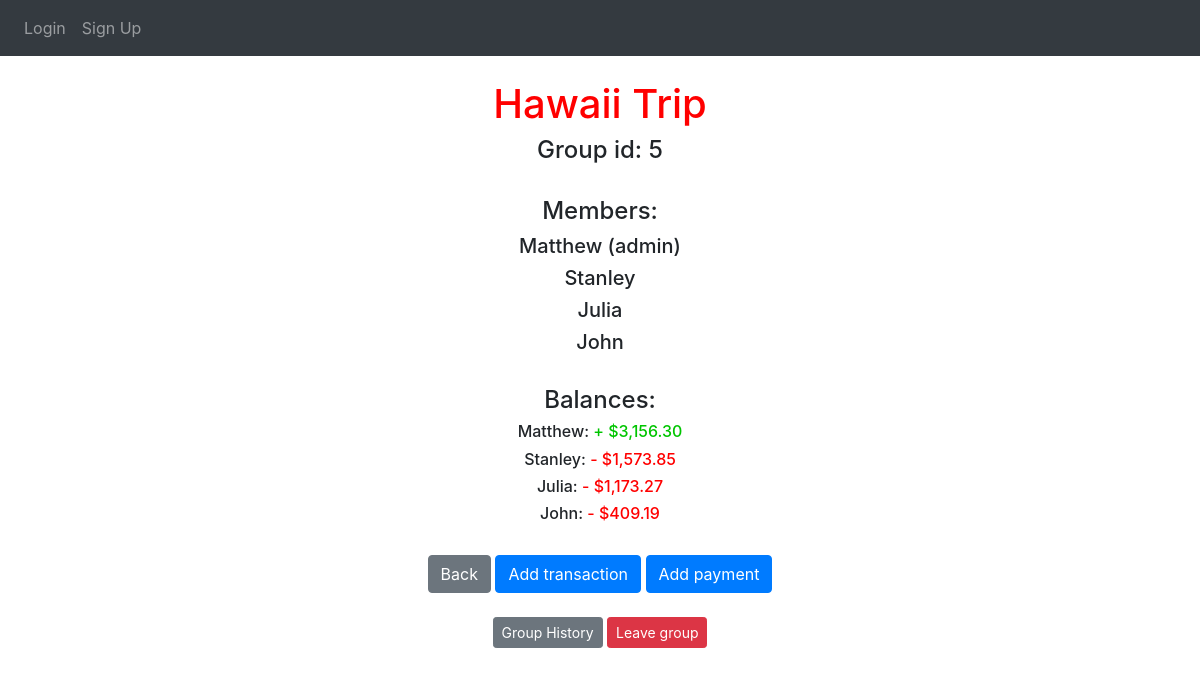
The page /mygroup?groupID=5 on the database its author committed.
### website/models.py (models this page shows, shortened)
class Group(db.Model):
    id = db.Column(db.Integer, primary_key=True)
    admin_id = db.Column(db.Integer)
    group_name = db.Column(db.String(30), nullable=False)
    date_created = db.Column(db.DateTime(timezone=True), default=func.now())
    transactions = db.relationship('Transaction')
    payments = db.relationship('Payment')
    def calculate_debts(self, member):
        total_paid = 0
        total_borrowed = 0
        for transaction in self.transactions:
            if transaction.payer_id == member.id:
                total_paid += transaction.amount
            if member in transaction.members_included:
                total_borrowed += (transaction.amount / len(transaction.members_included))
        overall = total_paid - total_borrowed
        for payment in self.payments:
            if payment.payer_id == member.id:
                overall += payment.amount
            if payment.recipient_id == member.id:
                overall -= payment.amount
        overall = round(overall, 2)
        return_list = [overall]
        if overall == 0:
            return_list.append(0)
        elif overall < 0:
            return_list.append(-1)
        elif overall > 0:
            return_list.append(1)
        return_list[0] = "{:,.2f}".format(abs(overall))
        return return_list

class User(db.Model, UserMixin):
    id = db.Column(db.Integer, primary_key=True)
    username = db.Column(db.String(200), nullable=False)
    email = db.Column(db.String(150), unique=True)
    password = db.Column(db.String(150))
    date_created = db.Column(db.DateTime(timezone=True), default=func.now())
    groups = db.relationship('Group', secondary=group_member, backref="members")
    transactions = db.relationship('Transaction', secondary=user_transaction, backref="members_included")

class Transaction(db.Model):
    id = db.Column(db.Integer, primary_key=True)
    group_id = db.Column(db.Integer, db.ForeignKey('group.id'))
    payer_id = db.Column(db.Integer, nullable=False)
    creator_id = db.Column(db.Integer, nullable=False)
    amount = db.Column(db.Numeric(10, 2), nullable=False)
    description = db.Column(db.String(300), nullable=False)
    date_created = db.Column(db.DateTime(timezone=True), default=func.now())

### website/views.py (the view)
@views.route('mygroup', methods=["GET"])
def show_group():
    if request.method == "GET":
        group_id = request.args['groupID']
        group = Group.query.filter_by(id=group_id).first()
        return render_template("group.html", user=current_user, group=group)

### website/templates/group.html (shortened to what this page needs)
{% extends "base.html" %} {% block title %}Home{% endblock %} {% block content %}
<div class="container" align="center">
  <br><h1 align="center"><span style="color: red;">{{ group.group_name }}</span></h1>
  <h4>Group id: {{ group.id }}</h4><br>
  <h4>Members:</h4>
  {% for member in group.members %}
    {% if member.id == group.admin_id %}
      <h5>{{ member.username }} (admin)</h5>
    {% else %}
      <h5>{{ member.username }}</h5>
    {% endif %}
  {% endfor %}<br>
  <h4>Balances:</h4>
  {% for member in group.members %}
    {% if group.calculate_debts(member)[1] == 1 %}
      <h6>{{member.username}}: <span style="color: rgb(0, 197, 0);">+ ${{ group.calculate_debts(member)[0] }}</span></h6>
    {% endif %}
    {% if group.calculate_debts(member)[1] == -1 %}
      <h6>{{member.username}}: <span style="color: red;">- ${{ group.calculate_debts(member)[0] }}</span></h6>
    {% endif %}
  {% endfor %}<br>
  <a class="btn btn-secondary" href="/" role="button">Back</a>
  <a class="btn btn-primary" href="/add-transaction?groupID={{ group.id }}" role="button">Add transaction</a>
  <a class="btn btn-primary" href="/add-payment?groupID={{ group.id }}" role="button">Add payment</a><br><br>
  <a class="btn btn-secondary btn-sm" href="/see-transactions?groupID={{ group.id }}" role="button">Group History</a>
  <a class="btn btn-danger btn-sm" href="/leave-group?memberID={{ user.id }}&groupID={{ group.id }}" role="button">Leave group</a>
</div>
{% endblock %}

### rows shown on the page
Group: group_name "Hawaii Trip", id "5"
User: username "Matthew"
User: username "Stanley"
User: username "Julia", id.amount "409.19"
User: username "John"
Transaction: amount.amount "3,156.30", amount.amount "1,573.85", amount.amount "1,173.27"
